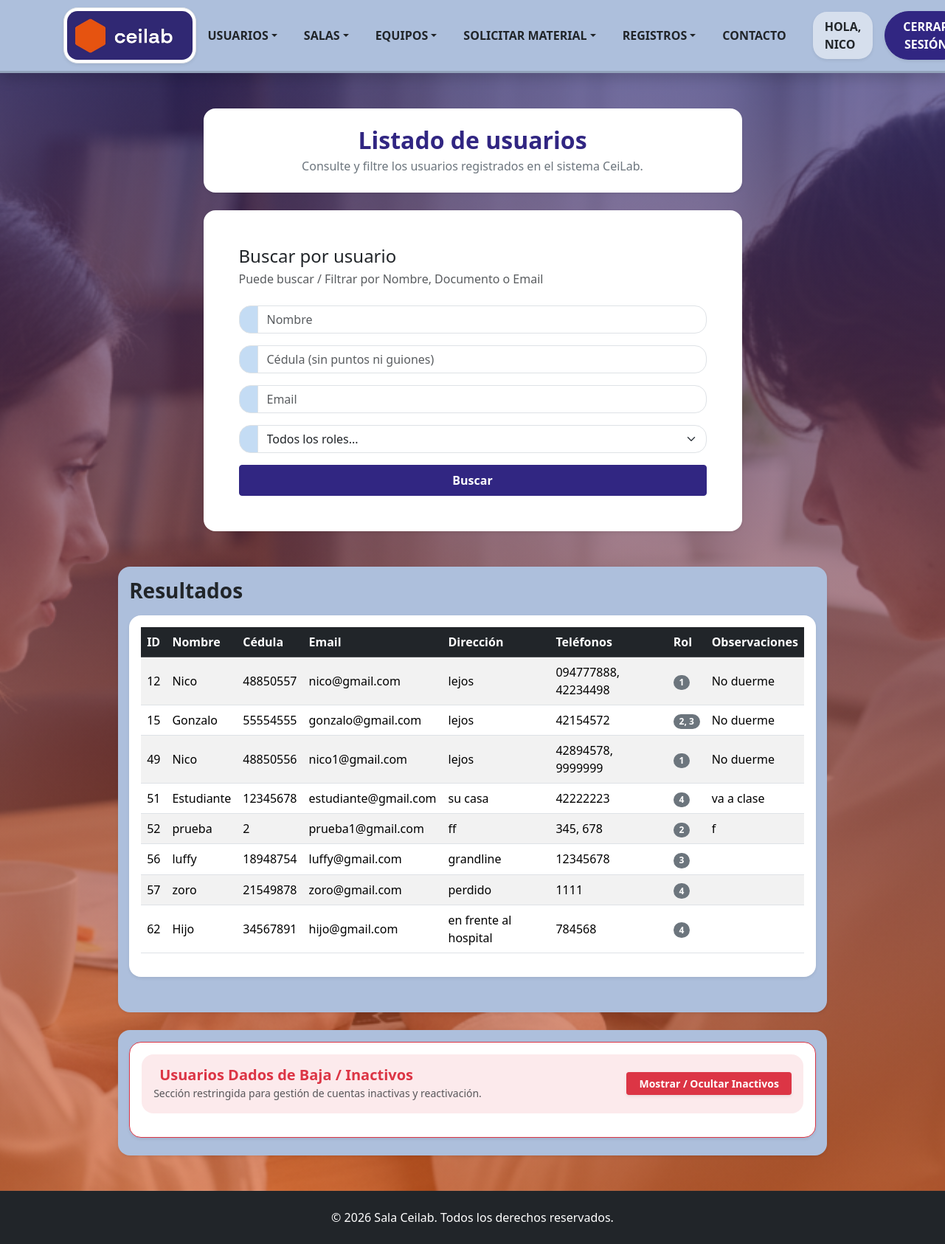
The app's page /Formularios/listadoUsuario.php (signed in) with its own data.
### tables this page shows
CREATE TABLE `usuario` (
  `IDUsuario` int(10) NOT NULL,
  `Nombre` varchar(30) DEFAULT NULL,
  `Contraseña` varchar(61) DEFAULT NULL,
  `Email` varchar(30) DEFAULT NULL,
  `Direccion` varchar(50) NOT NULL,
  `Faltas` int(11) NOT NULL DEFAULT 0,
  `Observaciones` varchar(50) NOT NULL,
  `Fecha_creacion` date DEFAULT NULL,
  `Creador_IDUsuario` int(11) DEFAULT NULL,
  `cedula` int(8) NOT NULL,
  `activo` tinyint(1) DEFAULT 1
);

### Clases/ClsUsuarios.php (called while the page is built, shortened)
<?php
class ClsUsuarios {
    public function listarUsuarios($filtroNombre = '', $filtroCedula = '', $filtroEmail = '', $filtroRol = '') {
        $objConexion = new Conexion();
        $link = $objConexion->conectar();
        $sql = "SELECT u.IDUsuario, u.nombre, u.cedula, u.email, u.direccion, u.observaciones, MIN(r.ROL) AS ROL
                 FROM usuario u
                LEFT JOIN rol r ON u.IDUsuario = r.IDUsuario
                WHERE u.activo = 1";
        $sql .= " GROUP BY u.IDUsuario, u.nombre, u.cedula, u.email, u.direccion, u.observaciones";
        $sql .= " ORDER BY u.IDUsuario ASC";
        return mysqli_query($link, $sql);
    }
    public function obtenerTelefonosPorUsuario($idUsuario) {
        $objConexion = new Conexion();
        $link = $objConexion->conectar();
        $idEscape = mysqli_real_escape_string($link, $idUsuario);
        $sql = "SELECT Telefono FROM Telefonos WHERE IDUsuario = '$idEscape'";
        $resultado = mysqli_query($link, $sql);
        $telefonos = [];
        if ($resultado) {
            while ($row = mysqli_fetch_assoc($resultado)) {
                $telefonos[] = $row['Telefono'];
            }
        }
        return $telefonos;
    }
    public function obtenerRolesPorUsuario($idUsuario) {
        $objConexion = new Conexion();
        $link = $objConexion->conectar();
        $idEscaped = mysqli_real_escape_string($link, $idUsuario);
        $sql = "SELECT ROL FROM rol WHERE IDUsuario = '$idEscaped'";
        $resultado = mysqli_query($link, $sql);
        $roles = [];
        if ($resultado) {
            while ($row = mysqli_fetch_assoc($resultado)) {
                $roles[] = $row['ROL'];
            }
        }
        return $roles;
    }
}
?>

### Formularios/listadoUsuario.php (the view, shortened to what this page needs)
<?php
require_once '../Clases/ClsUsuarios.php';
?>
<!DOCTYPE html>
<html lang="en">
    <head>
        <link href="../bootstrap_theme/bootstrap.css" rel="stylesheet" type="text/css">
        <link rel="stylesheet" href="../Estilos/blocks.css">
        <link href="../Estilos/style.css" rel="stylesheet">
    </head>
    <body class="d-flex flex-column min-vh-100 bg-light">
        <?php include '../navbar.php'; ?>
        <section class="hero-section flex-fill pb-5 pt-5">
            <div class="container pb-4">
                <div class="row justify-content-center">
                    <div class="col-md-9 col-xl-8">
                        <div class="bg-white p-4 shadow-sm rounded text-center">
                            <h3 class="fw-bold h2 mb-1 text-primary">Listado de usuarios</h3>
                            <p class="fw-light text-secondary mb-0">Consulte y filtre los usuarios registrados en el sistema CeiLab.</p>
                        </div>
                    </div>
                </div>
            </div>
            <div class="container pb-5">
                <div class="row">
                    <div class="col-md-9 col-xl-8 ms-auto me-auto">
                        <div class="bg-white p-4 p-lg-5 shadow-sm rounded">
                            <h2 class="mb-1 text-dark h4">Buscar por usuario</h2>
                            <p class="mb-4 text-muted">Puede buscar / Filtrar por Nombre, Documento o Email</p>
                            <form method="GET" action="">
                                <div class="mb-3">
                                    <div class="mb-3">
                                        <div class="input-group">
                                            <span class="bg-light input-group-text"><i class="bi bi-person"></i></span>
                                            <input type="text" class="form-control" name="nombre" placeholder="Nombre" value="<?php echo htmlspecialchars($_GET['nombre'] ?? ''); ?>">
                                        </div>
                                    </div>
                                    <div class="mb-3">
                                        <div class="input-group">
                                            <span class="bg-light input-group-text"><i class="bi bi-card-text"></i></span>
                                            <input type="number" class="form-control" name="cedula" placeholder="Cédula (sin puntos ni guiones)" value="<?php echo htmlspecialchars($_GET['cedula'] ?? ''); ?>">
                                        </div>
                                    </div>
                                    <div class="mb-3">
                                    <div class="input-group">
                                        <span class="bg-light input-group-text"><i class="bi bi-envelope"></i></span>
                                        <input type="email" class="form-control" name="email" placeholder="Email" value="<?php echo htmlspecialchars($_GET['email'] ?? ''); ?>">
                                    </div>
                                    </div>
                                    <div class="mb-3">
                                    <div class="input-group">
                                        <span class="bg-light input-group-text" id="addon-rol"></span>
                                        <select class="form-select" aria-label="Filtrar por Rol" aria-describedby="addon-rol" name="rol">
                                            <option value="" selected>Todos los roles...</option>
                                        </select>
                                    </div>
                                </div>
                                </div>
                                <button type="submit" class="btn d-block w-100 btn-primary fw-bold pb-2 ps-3 pe-3 pt-2">Buscar</button>
                            </form>
                        </div>
                    </div>
                </div>
            </div>
            <div class="container pb-5 pt-3 rounded shadow-sm col-md-10 col-xl-9" style="background-color: #adbfdc;">
                <div class="row">
                    <div>
                        <h3 class="mb-3 text-dark fw-bold">Resultados</h3>
                        <?php
                        require_once '../Clases/ClsUsuarios.php';
                        $objUsuario = new ClsUsuarios();
                        $nombre = $_GET['nombre'] ?? '';
                        $cedula = $_GET['cedula'] ?? '';
                        $email = $_GET['email'] ?? '';
                        $rol = $_GET['rol'] ?? '';
                        $resultado = $objUsuario->listarUsuarios($nombre, $cedula, $email, $rol);
                        if ($resultado && mysqli_num_rows($resultado) > 0) {
                        ?>
                            <div class="table-responsive bg-white p-3 shadow-sm rounded">
                                <table class="table table-striped table-hover align-middle">
                                    <thead class="table-dark">
                                        <tr>
                                            <th>ID</th>
                                            <th>Nombre</th>
                                            <th>Cédula</th>
                                            <th>Email</th>
                                            <th>Dirección</th>
                                            <th>Teléfonos</th>
                                            <th>Rol</th>
                                            <th>Observaciones</th>
                                        </tr>
                                    </thead>
                                    <tbody>
                                        <?php while ($row = mysqli_fetch_assoc($resultado)) {
                                            $telefonosArr = $objUsuario->obtenerTelefonosPorUsuario($row['IDUsuario']);
                                            $textoTelefonos = !empty($telefonosArr) ? implode(', ', $telefonosArr) : 'Sin teléfonos';
                                            $rolArr = $objUsuario->obtenerRolesPorUsuario($row['IDUsuario']);
                                            $textorol = !empty($rolArr) ? implode(', ', $rolArr) : 'Sin rol asignado';
                                            ?>
                                            <tr>
                                                <td><?php echo htmlspecialchars($row['IDUsuario']); ?></td>
                                                <td><?php echo htmlspecialchars($row['nombre']); ?></td>
                                                <td><?php echo htmlspecialchars($row['cedula']); ?></td>
                                                <td><?php echo htmlspecialchars($row['email']); ?></td>
                                                <td><?php echo htmlspecialchars($row['direccion']); ?></td>
                                                <td><?php echo htmlspecialchars($textoTelefonos); ?></td>
                                                <td>
                                                    <span class="badge bg-secondary">
                                                        <?php echo htmlspecialchars($textorol); ?>
                                                    </span>
                                                </td>
                                                <td><?php echo htmlspecialchars($row['observaciones']); ?></td>
                                            </tr>
                                        <?php } ?>
                                    </tbody>
                                </table>
                            </div>
                        <?php
                        } else {
                            echo "<div class='alert alert-info text-center bg-white mb-0'>No se encontraron usuarios registrados con esos criterios.</div>";
                        }
                        ?>
                    </div>
                </div>
            </div>
            <?php if ($esAdministrador): ?>
            <div class="container pb-4 pt-3 rounded shadow-sm col-md-10 col-xl-9 mt-4" style="background-color: #adbfdc;">
                <div class="bg-white border border-danger rounded p-3 shadow-sm">
                    <div class="row">
                        <div class="col-12">
                            <div class="d-flex justify-content-between align-items-center bg-danger bg-opacity-10 p-3 rounded mb-3">
                                <div>
                                    <h5 class="mb-0 text-danger fw-bold">
                                        <i class="bi bi-exclamation-triangle-fill me-2"></i> Usuarios Dados de Baja / Inactivos
                                    </h5>
                                    <small class="text-muted">Sección restringida para gestión de cuentas inactivas y reactivación.</small>
                                </div>
                                <button class="btn btn-danger btn-sm fw-bold px-3 shadow-sm" type="button" id="btnToggleInactivos">
                                    Mostrar / Ocultar Inactivos
                                </button>
                            </div>
                        </div>
                    </div>
                </div>
            </div>
            <?php endif; ?>
        </section>
        <?php include '../footer.php'; ?>
    </body>
</html>

### Estilos/style.css (style rules this page uses)
.hero-section { background-image: linear-gradient(rgba(48, 40, 115, 0.67), rgba(230, 83, 16, 0.57)), url('../assets/img/ceilab.png'); background-size: cover; background-position: center; background-repeat: no-repeat; }

### records on screen
usuario: IDUsuario "12", Nombre "Nico", cedula "48850557", Email "nico@gmail.com", Direccion "lejos", textoTelefonos "094777888, 42234498", textorol "1", Observaciones "No duerme"
usuario: IDUsuario "15", Nombre "Gonzalo", cedula "55554555", Email "gonzalo@gmail.com", Direccion "lejos", textoTelefonos "42154572", textorol "2, 3", Observaciones "No duerme"
usuario: IDUsuario "49", Nombre "Nico", cedula "48850556", Email "nico1@gmail.com", Direccion "lejos", textoTelefonos "42894578, 9999999", textorol "1", Observaciones "No duerme"
usuario: IDUsuario "51", Nombre "Estudiante", cedula "12345678", Email "estudiante@gmail.com", Direccion "su casa", textoTelefonos "42222223", textorol "4", Observaciones "va a clase"
usuario: IDUsuario "52", Nombre "prueba", cedula "2", Email "prueba1@gmail.com", Direccion "ff", textoTelefonos "345, 678", textorol "2", Observaciones "f"
usuario: IDUsuario "56", Nombre "luffy", cedula "18948754", Email "luffy@gmail.com", Direccion "grandline", textoTelefonos "12345678", textorol "3"
usuario: IDUsuario "57", Nombre "zoro", cedula "21549878", Email "zoro@gmail.com", Direccion "perdido", textoTelefonos "1111", textorol "4"
usuario: IDUsuario "62", Nombre "Hijo", cedula "34567891", Email "hijo@gmail.com", Direccion "en frente al hospital", textoTelefonos "784568", textorol "4"

### other values on screen
$_SESSION['nombre'] "NICO"
